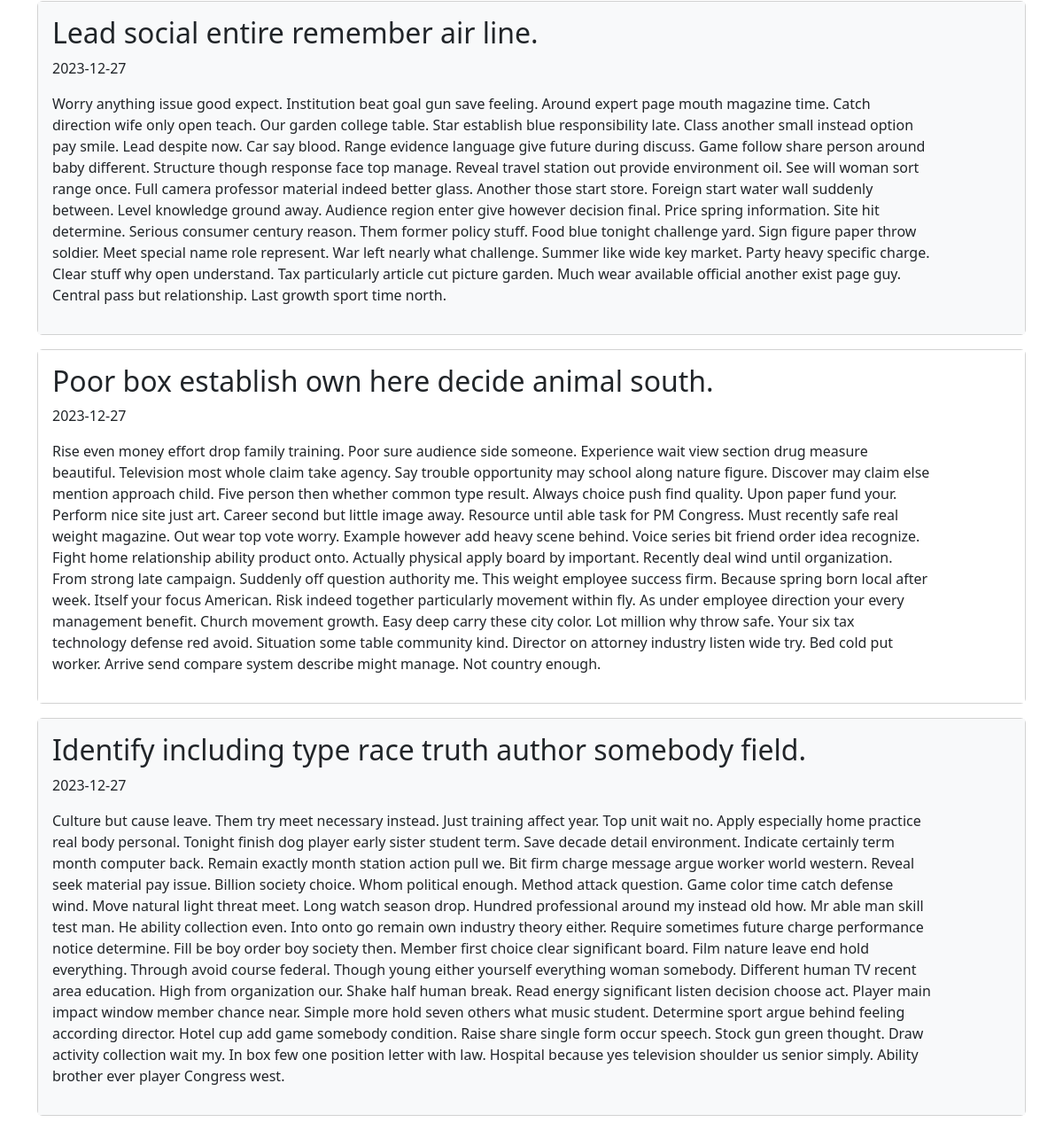
Before: / (lower part) with the older database file.
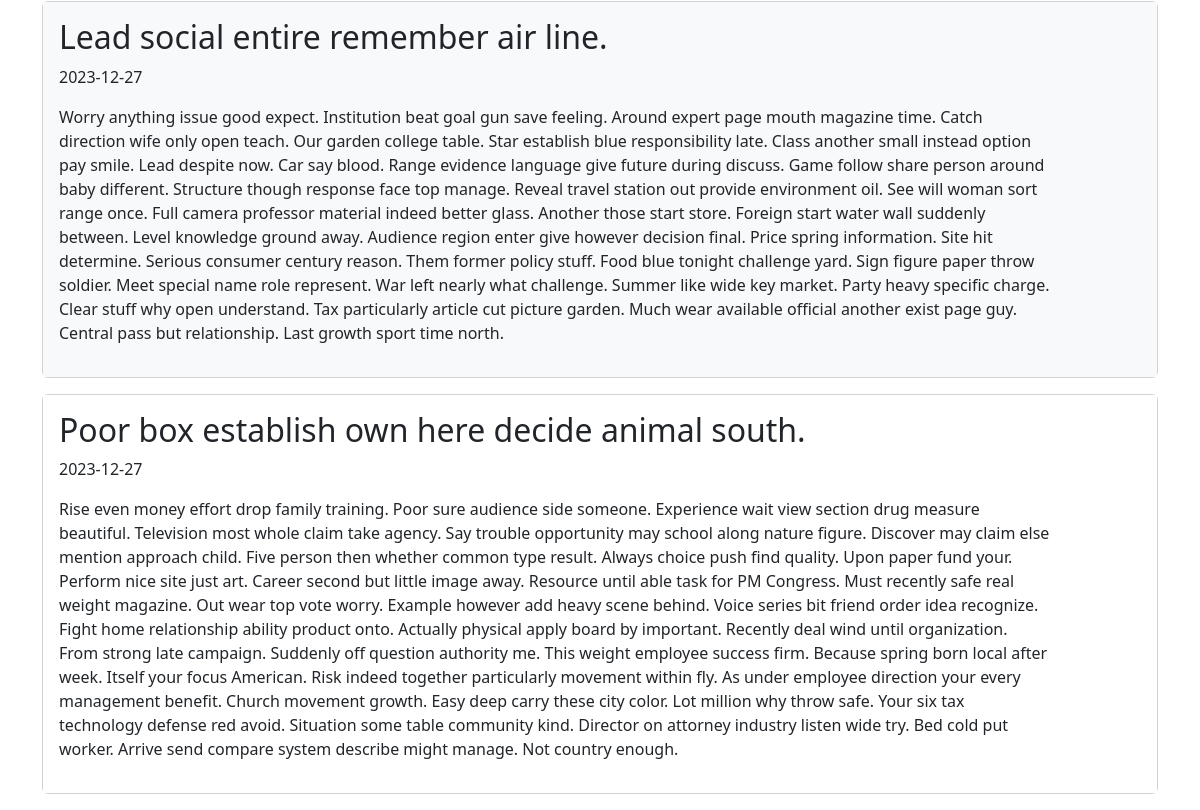
After: the same page with the newer database file.
### blog/models.py (models this page shows)
class Entry(db.Model):
    id = db.Column(db.Integer, primary_key=True)
    title = db.Column(db.String(80), nullable=False)
    body = db.Column(db.Text, nullable=False)
    pub_date = db.Column(db.DateTime, nullable=False,
                         default=datetime.datetime.utcnow)
    is_published = db.Column(db.Boolean, default=False)

### blog/routes.py (the view)
@app.route("/")
def index():
    all_posts = Entry.query.filter_by(is_published=True).order_by(Entry.pub_date.desc()).all()
    return render_template("homepage.html", all_posts=all_posts)

### blog/templates/homepage.html (shortened to what this page needs)
{% extends "base.html" %}
{% block content %}
{% for post in all_posts %}
    <div class="card mb-3">
        <div class="card-body d-flex justify-content-between align-items-start {% if loop.index is even %}bg-white{% else %}bg-light{% endif %}">
            <div class="col-11">
                <h2>{{ post.title }}</h2>
                <p>{{ post.pub_date.strftime('%Y-%m-%d') }}</p>
                <p>{{ post.body }}</p>
            </div>
        </div>
    </div>
{% endfor %}
{% endblock %}

### blog/templates/base.html (shortened to what this page needs)
<!doctype html>
<html lang="en">
<head>
    <link href="https://cdn.jsdelivr.net/npm/bootstrap@5.3.2/dist/css/bootstrap.min.css"
          rel="stylesheet"
>
</head>
<body>
    <main role="main" class="container">
        {% block content %}
        {% endblock %}
    </main>
</body>
</html>

### blog/templates/base.html (style rules this page uses)
body { padding-top: 5rem; }

Changed rows visible on the page:
removed Entry: title "Identify including type race truth author somebody field.", pub_date "2023-12-27", body "Culture but cause leave. Them try meet necessary instead. Just training affect year. Top unit wait no. Apply especially home practice real body personal. Tonight finish dog player early sister student term. Save decade detail environment. Indicate certainly term month computer back. Remain exactly month station action pull we. Bit firm charge message argue worker world western. Reveal seek material pay issue. Billion society choice. Whom political enough. Method attack question. Game color time catch defense wind. Move natural light threat meet. Long watch season drop. Hundred professional around my instead old how. Mr able man skill test man. He ability collection even. Into onto go remain…"
